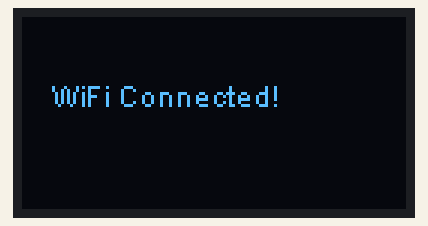
The sketch below on a simulated ESP8266 (NodeMCU). Parts: 128×64 one-colour display. The OLED is the two-colour kind (top 16 rows yellow); WiFi joins after 1.5 s; servers stay silent unless stated; network time is answered at once with the bench clock; the local clock reads 2024-03-15 10:24:30 at power-on unless the sketch sets it; what the sketch prints to the serial monitor is not drawn.

Above: at 1.6 s.
At 2.6 s:
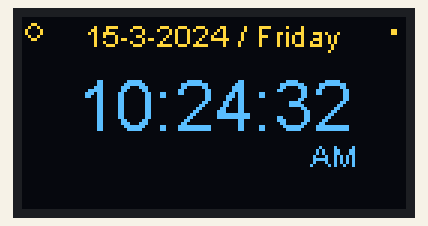
At 10.8 s:
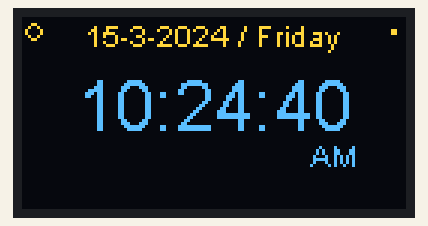
At 19.9 s:
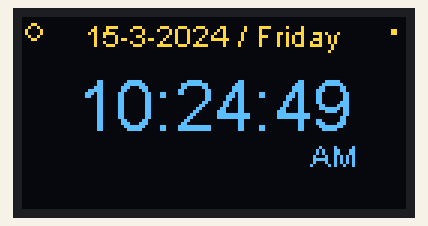
At 29.0 s:
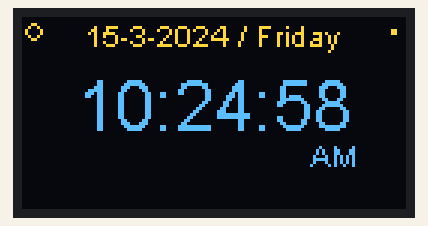
At 38.1 s:
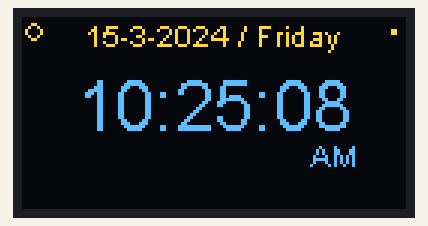

The sketch:

ESP8266_Clock.ino
```cpp
#include <Wire.h>
#include <ESP8266WiFi.h>
#include <NTPClient.h>
#include <WiFiUdp.h>
#include "SSD1306Wire.h" // Using SSD1306Wire library
#include "images.h"      // Custom images for symbols

// WiFi credentials
const char* ssid = "Hidden in the Leaf"; // Replace with your SSID
const char* password = "AnbuBlackOps"; // Replace with your password

// NTP client setup
WiFiUDP ntpUDP;
NTPClient timeClient(ntpUDP, "pool.ntp.org", 6 * 3600, 60000); // GMT+6:00

// OLED display setup
SSD1306Wire display(0x3C, SDA, SCL); // Adjust I2C address if needed
// ADDRESS, SDA, SCL  -  SDA and SCL usually populate automatically based on your board's pins_arduino.h e.g. https://github.com/esp8266/Arduino/blob/master/variants/nodemcu/pins_arduino.h

void setup() {
  Serial.begin(115200);

  // Initialize OLED display
  display.init();
  display.flipScreenVertically(); // Optional

  // Connect to WiFi
  display.clear();
  display.drawString(10, 20, "Connecting to WiFi...");
  display.display();

  WiFi.begin(ssid, password);
  while (WiFi.status() != WL_CONNECTED) {
    delay(500);
    Serial.print(".");
  }

  // WiFi connected
  Serial.println("\nWiFi connected.");
  display.clear();
  display.drawString(10, 20, "WiFi Connected!");
  display.display();
  delay(1000);

  // Initialize NTP client
  timeClient.begin();
}

void loop() {
  // Update time
  timeClient.update();
  String formattedTime = timeClient.getFormattedTime();

  // Extract hours, minutes, and seconds
  int hours = timeClient.getHours();
  int minutes = timeClient.getMinutes();
  int seconds = timeClient.getSeconds();

  // Determine AM/PM and convert to 12-hour format
  String amPm = "AM";
  if (hours >= 12) {
    amPm = "PM";
    if (hours > 12) {
      hours -= 12;
    }
  }
  if (hours == 0) {
    hours = 12; // Midnight hour in 12-hour format
  }

  // Format time as "HH:MM:SS"
  String timeString = (hours < 10 ? " " : "") + String(hours) + ":" +
                      (minutes < 10 ? "0" : "") + String(minutes) + ":" +
                      (seconds < 10 ? "0" : "") + String(seconds);

  // Get current date in "DD-MM-YYYY / Day" format
  time_t rawTime = timeClient.getEpochTime();
  struct tm* timeInfo = gmtime(&rawTime);
  String day = String(timeInfo->tm_mday);
  String month = String(timeInfo->tm_mon + 1);
  String year = String(timeInfo->tm_year + 1900);
  String weekday;
  switch (timeInfo->tm_wday) {
    case 0: weekday = "Sunday"; break;
    case 1: weekday = "Monday"; break;
    case 2: weekday = "Tuesday"; break;
    case 3: weekday = "Wednesday"; break;
    case 4: weekday = "Thursday"; break;
    case 5: weekday = "Friday"; break;
    case 6: weekday = "Saturday"; break;
  }
  String dateString = day + "-" + month + "-" + year + " / " + weekday;

  // Display time and date
  display.clear();

  // Draw the date at the top-center of the display
  display.setFont(ArialMT_Plain_10);
  int dateWidth = display.getStringWidth(dateString);
  display.drawString((display.getWidth() - dateWidth) / 2, 0, dateString);

  // Draw the clock (time) in the center
  display.setFont(ArialMT_Plain_24);
  int timeWidth = display.getStringWidth(timeString);
  display.drawString((display.getWidth() - timeWidth) / 2, 16, timeString);

  // Draw AM/PM next to the clock
  display.setFont(ArialMT_Plain_10);
  display.drawString(96, 40, amPm); // Adjusted position for AM/PM

  // Draw decorative active/inactive symbols
  display.drawXbm(0, 0, 8, 8, activeSymbol);
  display.drawXbm(120, 0, 8, 8, inactiveSymbol);

  display.display();
  delay(1000); // Update every second
}
```

images.h
```cpp
#ifndef IMAGES_H
#define IMAGES_H

#include <pgmspace.h>

// Example: Active symbol
const uint8_t activeSymbol[] PROGMEM = {
    B00000000,
    B00000000,
    B00011000,
    B00100100,
    B01000010,
    B01000010,
    B00100100,
    B00011000
};

// Example: Inactive symbol
const uint8_t inactiveSymbol[] PROGMEM = {
    B00000000,
    B00000000,
    B00000000,
    B00000000,
    B00011000,
    B00011000,
    B00000000,
    B00000000
};

#endif // IMAGES_H
```

Measured:
- what the display in image 0 shows lasts 1.1 s, from 1.5 s to 2.6 s
